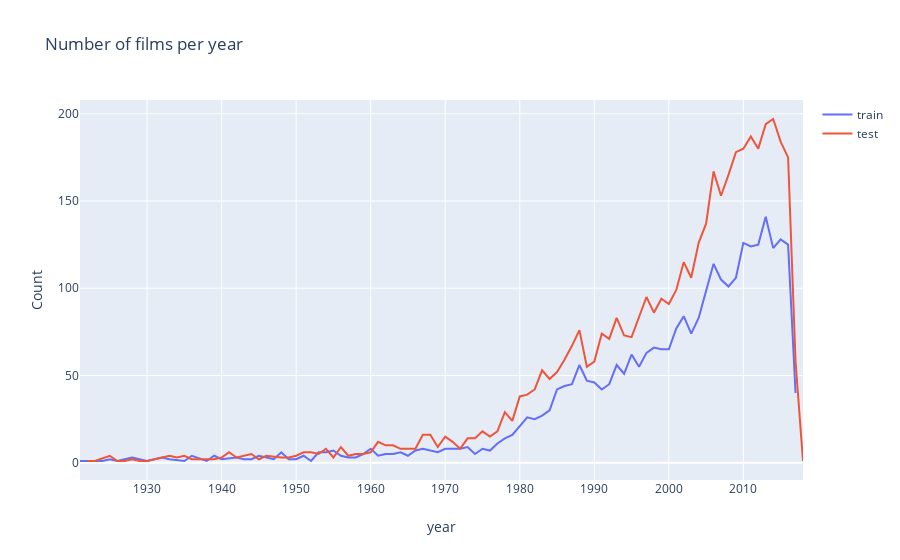

Here is the notebook cell this chart was saved with:
### Code cell
import plotly.offline as py
py.init_notebook_mode(connected = True)
import plotly.graph_objs as go

data = [go.Scatter(x = d1.index, y =d1.values, name = 'train'),
       go.Scatter(x = d2.index, y = d2.values, name = 'test')]
layout = go.Layout(dict(title = 'Number of films per year' ,
                       xaxis = dict(title = 'year'),
                       yaxis = dict(title = 'Count'),
                       ),legend = dict(orientation = 'v'))
py.iplot(dict(data = data, layout = layout))

### Figure 1 — Plotly figure (JSON) as saved in the notebook; plotly's stock layout.template omitted (floating-point values rounded to 4 significant figures)
{"data": [{"name": "train", "type": "scatter", "x": [1921, 1924, 1925, 1926, 1927, 1928, 1930, 1931, 1932, 1933, 1935, 1936, 1938, 1939, 1940, 1942, 1943, 1944, 1945, 1947, 1948, 1949, 1950, 1951, 1952, 1953, 1954, 1955, 1956, 1957, 1958, 1959, 1960, 1961, 1962, 1963, 1964, 1965, 1966, 1967, 1968, 1969, 1970, 1971, 1972, 1973, 1974, 1975, 1976, 1977, 1978, 1979, 1980, 1981, 1982, 1983, 1984, 1985, 1986, 1987, 1988, 1989, 1990, 1991, 1992, 1993, 1994, 1995, 1996, 1997, 1998, 1999, 2000, 2001, 2002, 2003, 2004, 2005, 2006, 2007, 2008, 2009, 2010, 2011, 2012, 2013, 2014, 2015, 2016, 2017], "y": [1, 1, 2, 1, 2, 3, 1, 2, 3, 2, 1, 4, 1, 4, 2, 3, 2, 2, 4, 2, 6, 2, 2, 4, 1, 6, 6, 7, 4, 3, 3, 5, 8, 4, 5, 5, 6, 4, 7, 8, 7, 6, 8, 8, 8, 9, 5, 8, 7, 11, 14, 16, 21, 26, 25, 27, 30, 42, 44, 45, 56, 47, 46, 42, 45, 56, 51, 62, 55, 63, 66, 65, 65, 77, 84, 74, 83, 99, 114, 105, 101, 106, 126, 124, 125, 141, 123, 128, 125, 40]}, {"name": "test", "type": "scatter", "x": [1922, 1923, 1925, 1926, 1927, 1928, 1929, 1930, 1931, 1933, 1934, 1935, 1936, 1937, 1938, 1939, 1940, 1941, 1942, 1944, 1945, 1946, 1948, 1949, 1950, 1951, 1952, 1953, 1954, 1955, 1956, 1957, 1958, 1959, 1960, 1961, 1962, 1963, 1964, 1965, 1966, 1967, 1968, 1969, 1970, 1971, 1972, 1973, 1974, 1975, 1976, 1977, 1978, 1979, 1980, 1981, 1982, 1983, 1984, 1985, 1986, 1987, 1988, 1989, 1990, 1991, 1992, 1993, 1994, 1995, 1996, 1997, 1998, 1999, 2000, 2001, 2002, 2003, 2004, 2005, 2006, 2007, 2008, 2009, 2010, 2011, 2012, 2013, 2014, 2015, 2016, 2017, 2018], "y": [1, 1, 4, 1, 1, 2, 1, 1, 2, 4, 3, 4, 2, 2, 2, 2, 3, 6, 3, 5, 2, 4, 3, 3, 4, 6, 6, 5, 8, 3, 9, 4, 5, 5, 6, 12, 10, 10, 8, 8, 8, 16, 16, 9, 15, 12, 8, 14, 14, 18, 15, 18, 29, 24, 38, 39, 42, 53, 48, 52, 59, 67, 76, 55, 58, 74, 71, 83, 73, 72, 83, 95, 86, 94, 91, 99, 115, 106, 126, 137, 167, 153, 165, 178, 180, 187, 180, 194, 197, 184, 175, 58, 1]}], "layout": {"legend": {"orientation": "v"}, "title": {"text": "Number of films per year"}, "xaxis": {"title": {"text": "year"}}, "yaxis": {"title": {"text": "Count"}}}}
